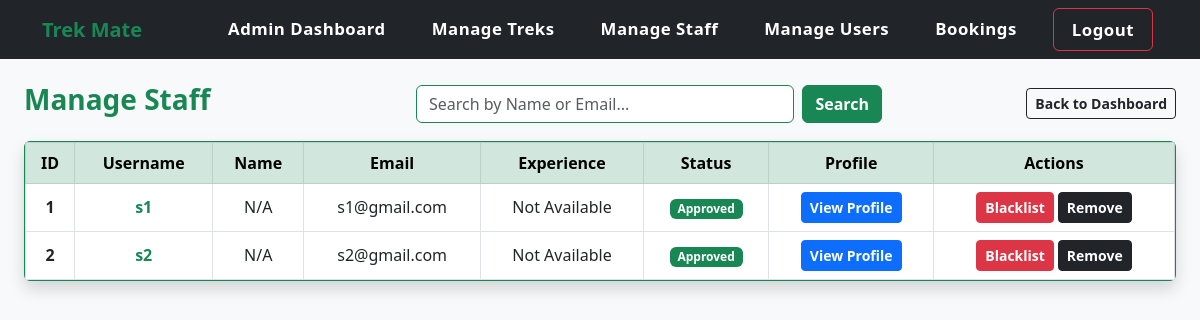
The app's page /admin/manage_staff (signed in), older data.
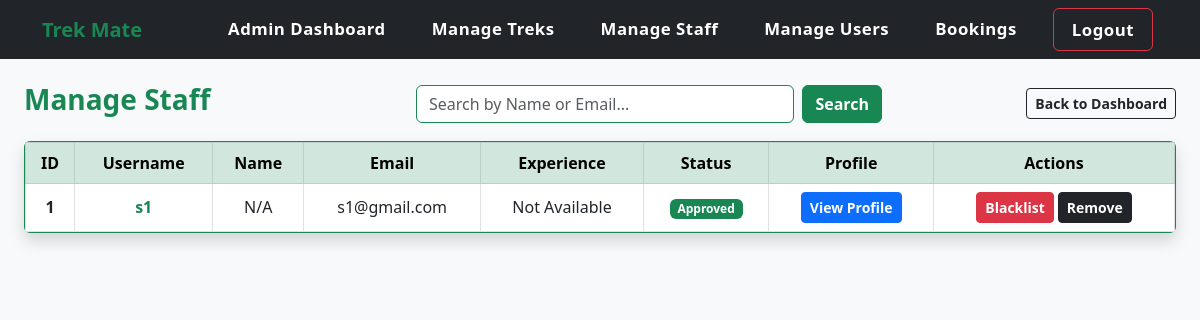
The same page, newer data.
### app.py (models this page shows)
class StaffProfile(db.Model):
    __tablename__ = 'trekmate_staff'
    id = db.Column(db.Integer, primary_key=True)
    user_id = db.Column(db.Integer, db.ForeignKey('trekmate_user.id'), nullable=False)
    status = db.Column(db.String(15), default='pending')
    treks = db.relationship('Trek', backref='staff', lazy=True)

class User(db.Model):
    __tablename__ = 'trekmate_user'
    id = db.Column(db.Integer, primary_key=True)
    username = db.Column(db.String(60), unique=True, nullable=False)
    email = db.Column(db.String(100), unique=True, nullable=False)
    password = db.Column(db.String(120), nullable=False)
    role = db.Column(db.String(10), nullable=False, default='trekker')
    status = db.Column(db.String(15), default='Active')
    full_name = db.Column(db.String(120))
    phone_number = db.Column(db.String(20), default="")
    gender = db.Column(db.String(10))
    date_of_birth = db.Column(db.Date)
    city = db.Column(db.String(50))
    state = db.Column(db.String(50))
    bio = db.Column(db.Text, default="")
    staff_profile = db.relationship('StaffProfile', backref='user', uselist=False, cascade="all, delete-orphan")
    bookings = db.relationship('Booking', backref='user', lazy=True)

### app.py (the view, shortened to what this page needs)
@app.route("/admin/manage_staff")
def manage_staff():
    if session.get('user_id') == None or session.get('role') != 'admin':
        return redirect(url_for('login'))
    search_query = request.args.get('search', '').strip()
    query = StaffProfile.query
    staff_list = query.all()
    return render_template("manage_staff.html", staff_list=staff_list, search_query=search_query)

### templates/manage_staff.html (shortened to what this page needs)
{% extends 'base.html' %}
{% block content %}
<div class="row mb-3 align-items-center">
    <div class="col-md-4">
        <h3 class="text-success fw-bold">Manage Staff</h3>
    </div>
    <div class="col-md-5">
        <form action="{{ url_for('manage_staff') }}" method="GET" class="d-flex">
            <input type="text" name="search" class="form-control border-success me-2" placeholder="Search by Name or Email..." value="{{ search_query }}">
            <button type="submit" class="btn btn-success fw-bold">Search</button>
        </form>
    </div>
    <div class="col-md-3 text-end">
        <a href="{{ url_for('admin_dashboard') }}" class="btn btn-outline-dark btn-sm fw-bold">Back to Dashboard</a>
    </div>
</div>
<div class="card shadow border-success mb-4">
    <div class="card-body p-0 table-responsive">
        {% if staff_list %}
            <table class="table table-bordered table-hover align-middle text-center mb-0">
                <thead class="table-success">
                    <tr>
                        <th>ID</th>
                        <th>Username</th>
                        <th>Name</th>
                        <th>Email</th>
                        <th>Experience</th>
                        <th>Status</th>
                        <th>Profile</th>
                        <th>Actions</th>
                    </tr>
                </thead>
                <tbody>
                    {% for staff in staff_list %}
                    <tr>
                        <td class="fw-bold">{{ staff.id }}</td>
                        <td class="text-success fw-bold">{{ staff.user.username }}</td>
                        <td>{% if staff.user.full_name %}{{ staff.user.full_name }}{% else %}N/A{% endif %}</td>
                        <td>{{ staff.user.email }}</td>
                        <td>{% if staff.user.experience %}{{ staff.user.experience }} Yrs{% else %}Not Available{% endif %}</td>
                        <td class="fw-bold">
                            {% if staff.status == 'Approved' %}
                                <span class="badge bg-success">Approved</span>
                            {% elif staff.status == 'Blacklisted' %}
                                <span class="badge bg-danger">Blacklisted</span>
                            {% else %}
                                <span class="badge bg-warning text-dark">Pending</span>
                            {% endif %}
                        </td>
                        <td>
                            <a href="{{ url_for('staff_profile', staff_id=staff.id) }}" class="btn btn-primary btn-sm fw-bold">View Profile</a>
                        </td>
                        <td>
                            <div class="d-flex justify-content-center gap-1">
                                {% if staff.status != 'Blacklisted' %}
                                    <a href="{{ url_for('blacklist_action', staff_id=staff.id) }}" class="btn btn-danger btn-sm fw-bold" onclick="return confirm('Do you really want blacklist this staff ?');">Blacklist</a>
                                {% endif %}
                                <a href="{{ url_for('remove_staff_action', staff_id=staff.id) }}" class="btn btn-dark btn-sm fw-bold" onclick="return confirm('Are you sure you want to delete this account ?');">Remove</a>
                            </div>
                        </td>
                    </tr>
                    {% endfor %}
                </tbody>
            </table>
        {% else %}
            <div class="alert alert-warning text-center m-3">There is no staff member in the list.</div>
        {% endif %}
    </div>
</div>
{% endblock %}

Row changes from the older to the newer data that the page shows:
removed StaffProfile: id "2", user.username "s2", user.email "s2@gmail.com", status "Approved"
